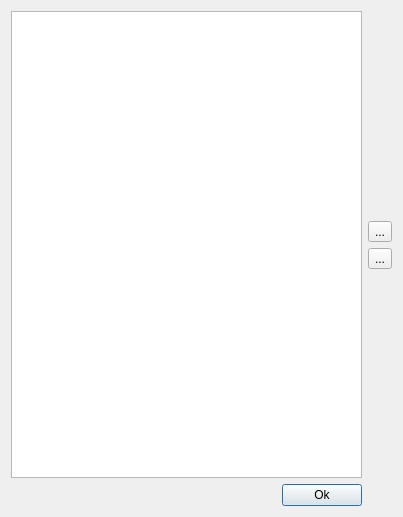
<?xml version="1.0" encoding="UTF-8"?>
<ui version="4.0">
 <class>AlertIconSetDialogForm</class>
 <widget class="QDialog" name="AlertIconSetDialogForm">
  <property name="geometry">
   <rect>
    <x>0</x>
    <y>0</y>
    <width>403</width>
    <height>517</height>
   </rect>
  </property>
  <property name="windowTitle">
   <string>Conjunto de imagens</string>
  </property>
  <property name="windowIcon">
   <iconset resource="icons.qrc">
    <normaloff>:/data/icons/alert_add.png</normaloff>:/data/icons/alert_add.png</iconset>
  </property>
  <layout class="QGridLayout" name="gridLayout">
   <item row="0" column="0">
    <widget class="QListWidget" name="listWidget">
     <property name="dragDropMode">
      <enum>QAbstractItemView::DropOnly</enum>
     </property>
     <property name="selectionMode">
      <enum>QAbstractItemView::ExtendedSelection</enum>
     </property>
     <property name="movement">
      <enum>QListView::Static</enum>
     </property>
     <property name="viewMode">
      <enum>QListView::IconMode</enum>
     </property>
     <property name="uniformItemSizes">
      <bool>true</bool>
     </property>
    </widget>
   </item>
   <item row="1" column="0">
    <layout class="QHBoxLayout" name="horizontalLayout">
     <item>
      <spacer name="horizontalSpacer">
       <property name="orientation">
        <enum>Qt::Horizontal</enum>
       </property>
       <property name="sizeHint" stdset="0">
        <size>
         <width>40</width>
         <height>20</height>
        </size>
       </property>
      </spacer>
     </item>
     <item>
      <widget class="QPushButton" name="okBtn">
       <property name="text">
        <string>Ok</string>
       </property>
       <property name="icon">
        <iconset resource="../../admin/ui/icons.qrc">
         <normaloff>:/global/icons/ok.png</normaloff>:/global/icons/ok.png</iconset>
       </property>
      </widget>
     </item>
    </layout>
   </item>
   <item row="0" column="1">
    <layout class="QVBoxLayout" name="verticalLayout">
     <item>
      <spacer name="verticalSpacer">
       <property name="orientation">
        <enum>Qt::Vertical</enum>
       </property>
       <property name="sizeHint" stdset="0">
        <size>
         <width>20</width>
         <height>40</height>
        </size>
       </property>
      </spacer>
     </item>
     <item>
      <widget class="QToolButton" name="addBtn">
       <property name="text">
        <string>...</string>
       </property>
       <property name="icon">
        <iconset resource="../../admin/ui/icons.qrc">
         <normaloff>:/global/icons/add.png</normaloff>:/global/icons/add.png</iconset>
       </property>
      </widget>
     </item>
     <item>
      <widget class="QToolButton" name="removeBtn">
       <property name="text">
        <string>...</string>
       </property>
       <property name="icon">
        <iconset resource="../../admin/ui/icons.qrc">
         <normaloff>:/global/icons/remove.png</normaloff>:/global/icons/remove.png</iconset>
       </property>
      </widget>
     </item>
     <item>
      <spacer name="verticalSpacer_2">
       <property name="orientation">
        <enum>Qt::Vertical</enum>
       </property>
       <property name="sizeHint" stdset="0">
        <size>
         <width>20</width>
         <height>40</height>
        </size>
       </property>
      </spacer>
     </item>
    </layout>
   </item>
  </layout>
 </widget>
 <resources>
  <include location="../../admin/ui/icons.qrc"/>
  <include location="icons.qrc"/>
 </resources>
 <connections/>
</ui>
